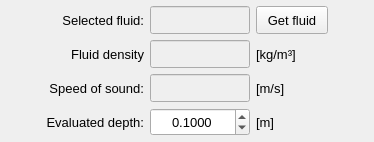
           <widget class="QFrame" name="frame_fluid_info">
            <property name="maximumSize">
             <size>
              <width>16777215</width>
              <height>160</height>
             </size>
            </property>
            <property name="frameShape">
             <enum>QFrame::NoFrame</enum>
            </property>
            <property name="frameShadow">
             <enum>QFrame::Raised</enum>
            </property>
            <layout class="QGridLayout" name="gridLayout_18">
             <property name="leftMargin">
              <number>6</number>
             </property>
             <property name="topMargin">
              <number>6</number>
             </property>
             <property name="rightMargin">
              <number>6</number>
             </property>
             <property name="bottomMargin">
              <number>6</number>
             </property>
             <item row="2" column="1">
              <widget class="QLabel" name="label_47">
               <property name="minimumSize">
                <size>
                 <width>0</width>
                 <height>28</height>
                </size>
               </property>
               <property name="maximumSize">
                <size>
                 <width>16777215</width>
                 <height>28</height>
                </size>
               </property>
               <property name="font">
                <font>
                 <pointsize>10</pointsize>
                </font>
               </property>
               <property name="text">
                <string>Speed of sound:</string>
               </property>
               <property name="alignment">
                <set>Qt::AlignRight|Qt::AlignTrailing|Qt::AlignVCenter</set>
               </property>
              </widget>
             </item>
             <item row="3" column="2">
              <widget class="QDoubleSpinBox" name="doubleSpinBox_evaluated_depth">
               <property name="minimumSize">
                <size>
                 <width>100</width>
                 <height>28</height>
                </size>
               </property>
               <property name="maximumSize">
                <size>
                 <width>100</width>
                 <height>28</height>
                </size>
               </property>
               <property name="font">
                <font>
                 <pointsize>10</pointsize>
                </font>
               </property>
               <property name="alignment">
                <set>Qt::AlignCenter</set>
               </property>
               <property name="decimals">
                <number>4</number>
               </property>
               <property name="minimum">
                <double>0.001000000000000</double>
               </property>
               <property name="maximum">
                <double>100.000000000000000</double>
               </property>
               <property name="singleStep">
                <double>0.050000000000000</double>
               </property>
               <property name="value">
                <double>0.100000000000000</double>
               </property>
              </widget>
             </item>
             <item row="0" column="3">
              <widget class="QPushButton" name="pushButton_get_fluid">
               <property name="minimumSize">
                <size>
                 <width>72</width>
                 <height>28</height>
                </size>
               </property>
               <property name="maximumSize">
                <size>
                 <width>72</width>
                 <height>28</height>
                </size>
               </property>
               <property name="font">
                <font>
                 <pointsize>10</pointsize>
                </font>
               </property>
               <property name="text">
                <string>Get fluid</string>
               </property>
               <property name="autoDefault">
                <bool>false</bool>
               </property>
              </widget>
             </item>
             <item row="0" column="2">
              <widget class="QLineEdit" name="lineEdit_selected_fluid">
               <property name="enabled">
                <bool>false</bool>
               </property>
               <property name="minimumSize">
                <size>
                 <width>100</width>
                 <height>28</height>
                </size>
               </property>
               <property name="maximumSize">
                <size>
                 <width>100</width>
                 <height>28</height>
                </size>
               </property>
               <property name="font">
                <font>
                 <pointsize>10</pointsize>
                </font>
               </property>
               <property name="focusPolicy">
                <enum>Qt::ClickFocus</enum>
               </property>
               <property name="text">
                <string/>
               </property>
               <property name="alignment">
                <set>Qt::AlignCenter</set>
               </property>
              </widget>
             </item>
             <item row="3" column="3">
              <widget class="QLabel" name="label_17">
               <property name="font">
                <font>
                 <pointsize>10</pointsize>
                </font>
               </property>
               <property name="text">
                <string>[m]</string>
               </property>
               <property name="alignment">
                <set>Qt::AlignLeading|Qt::AlignLeft|Qt::AlignVCenter</set>
               </property>
              </widget>
             </item>
             <item row="1" column="3">
              <widget class="QLabel" name="label_48">
               <property name="minimumSize">
                <size>
                 <width>0</width>
                 <height>28</height>
                </size>
               </property>
               <property name="maximumSize">
                <size>
                 <width>16777215</width>
                 <height>28</height>
                </size>
               </property>
               <property name="font">
                <font>
                 <pointsize>10</pointsize>
                </font>
               </property>
               <property name="text">
                <string>[kg/m³]</string>
               </property>
               <property name="alignment">
                <set>Qt::AlignLeading|Qt::AlignLeft|Qt::AlignVCenter</set>
               </property>
              </widget>
             </item>
             <item row="0" column="4">
              <spacer name="horizontalSpacer_18">
               <property name="orientation">
                <enum>Qt::Horizontal</enum>
               </property>
               <property name="sizeHint" stdset="0">
                <size>
                 <width>40</width>
                 <height>20</height>
                </size>
               </property>
              </spacer>
             </item>
             <item row="1" column="1">
              <widget class="QLabel" name="label_36">
               <property name="minimumSize">
                <size>
                 <width>0</width>
                 <height>28</height>
                </size>
               </property>
               <property name="maximumSize">
                <size>
                 <width>16777215</width>
                 <height>28</height>
                </size>
               </property>
               <property name="font">
                <font>
                 <pointsize>10</pointsize>
                </font>
               </property>
               <property name="text">
                <string>Fluid density</string>
               </property>
               <property name="alignment">
                <set>Qt::AlignRight|Qt::AlignTrailing|Qt::AlignVCenter</set>
               </property>
              </widget>
             </item>
             <item row="3" column="1">
              <widget class="QLabel" name="label_51">
               <property name="minimumSize">
                <size>
                 <width>0</width>
                 <height>28</height>
                </size>
               </property>
               <property name="maximumSize">
                <size>
                 <width>16777215</width>
                 <height>28</height>
                </size>
               </property>
               <property name="font">
                <font>
                 <pointsize>10</pointsize>
                </font>
               </property>
               <property name="text">
                <string>Evaluated depth:</string>
               </property>
               <property name="alignment">
                <set>Qt::AlignRight|Qt::AlignTrailing|Qt::AlignVCenter</set>
               </property>
              </widget>
             </item>
             <item row="0" column="1">
              <widget class="QLabel" name="label_31">
               <property name="minimumSize">
                <size>
                 <width>0</width>
                 <height>28</height>
                </size>
               </property>
               <property name="maximumSize">
                <size>
                 <width>16777215</width>
                 <height>28</height>
                </size>
               </property>
               <property name="font">
                <font>
                 <pointsize>10</pointsize>
                </font>
               </property>
               <property name="text">
                <string>Selected fluid:</string>
               </property>
               <property name="alignment">
                <set>Qt::AlignRight|Qt::AlignTrailing|Qt::AlignVCenter</set>
               </property>
              </widget>
             </item>
             <item row="0" column="0">
              <spacer name="horizontalSpacer_14">
               <property name="orientation">
                <enum>Qt::Horizontal</enum>
               </property>
               <property name="sizeHint" stdset="0">
                <size>
                 <width>40</width>
                 <height>20</height>
                </size>
               </property>
              </spacer>
             </item>
             <item row="2" column="2">
              <widget class="QLineEdit" name="lineEdit_speed_of_sound">
               <property name="enabled">
                <bool>false</bool>
               </property>
               <property name="minimumSize">
                <size>
                 <width>100</width>
                 <height>28</height>
                </size>
               </property>
               <property name="maximumSize">
                <size>
                 <width>100</width>
                 <height>28</height>
                </size>
               </property>
               <property name="font">
                <font>
                 <pointsize>10</pointsize>
                </font>
               </property>
               <property name="focusPolicy">
                <enum>Qt::ClickFocus</enum>
               </property>
               <property name="text">
                <string/>
               </property>
               <property name="alignment">
                <set>Qt::AlignCenter</set>
               </property>
              </widget>
             </item>
             <item row="2" column="3">
              <widget class="QLabel" name="label_49">
               <property name="minimumSize">
                <size>
                 <width>0</width>
                 <height>28</height>
                </size>
               </property>
               <property name="maximumSize">
                <size>
                 <width>16777215</width>
                 <height>28</height>
                </size>
               </property>
               <property name="font">
                <font>
                 <pointsize>10</pointsize>
                </font>
               </property>
               <property name="text">
                <string>[m/s]</string>
               </property>
               <property name="alignment">
                <set>Qt::AlignLeading|Qt::AlignLeft|Qt::AlignVCenter</set>
               </property>
              </widget>
             </item>
             <item row="1" column="2">
              <widget class="QLineEdit" name="lineEdit_fluid_density">
               <property name="enabled">
                <bool>false</bool>
               </property>
               <property name="minimumSize">
                <size>
                 <width>100</width>
                 <height>28</height>
                </size>
               </property>
               <property name="maximumSize">
                <size>
                 <width>100</width>
                 <height>28</height>
                </size>
               </property>
               <property name="font">
                <font>
                 <pointsize>10</pointsize>
                </font>
               </property>
               <property name="focusPolicy">
                <enum>Qt::ClickFocus</enum>
               </property>
               <property name="text">
                <string/>
               </property>
               <property name="alignment">
                <set>Qt::AlignCenter</set>
               </property>
              </widget>
             </item>
            </layout>
           </widget>
